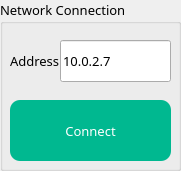
   <widget class="QGroupBox" name="GB_NETWORK">
    <property name="geometry">
     <rect>
      <x>10</x>
      <y>10</y>
      <width>181</width>
      <height>171</height>
     </rect>
    </property>
    <property name="font">
     <font>
      <family>나눔스퀘어 네오 Regular</family>
      <pointsize>10</pointsize>
     </font>
    </property>
    <property name="title">
     <string>Network Connection</string>
    </property>
    <widget class="QPushButton" name="BTN_CONNECT_ROS">
     <property name="geometry">
      <rect>
       <x>10</x>
       <y>100</y>
       <width>161</width>
       <height>61</height>
      </rect>
     </property>
     <property name="minimumSize">
      <size>
       <width>0</width>
       <height>40</height>
      </size>
     </property>
     <property name="font">
      <font>
       <family>나눔스퀘어 네오 Heavy</family>
      </font>
     </property>
     <property name="styleSheet">
      <string notr="true">background-color: rgb(0, 184, 144);
color: rgb(255, 255, 255);
border-radius: 10px;</string>
     </property>
     <property name="text">
      <string>Connect</string>
     </property>
    </widget>
    <widget class="QWidget" name="horizontalLayoutWidget">
     <property name="geometry">
      <rect>
       <x>10</x>
       <y>40</y>
       <width>161</width>
       <height>42</height>
      </rect>
     </property>
     <layout class="QHBoxLayout" name="horizontalLayout">
      <property name="spacing">
       <number>0</number>
      </property>
      <item>
       <widget class="QLabel" name="label">
        <property name="font">
         <font>
          <family>나눔스퀘어 네오 Regular</family>
         </font>
        </property>
        <property name="text">
         <string>Address</string>
        </property>
       </widget>
      </item>
      <item>
       <widget class="QLineEdit" name="IP_ADDRESS">
        <property name="sizePolicy">
         <sizepolicy hsizetype="Preferred" vsizetype="Preferred">
          <horstretch>0</horstretch>
          <verstretch>0</verstretch>
         </sizepolicy>
        </property>
        <property name="minimumSize">
         <size>
          <width>0</width>
          <height>0</height>
         </size>
        </property>
        <property name="font">
         <font>
          <family>나눔스퀘어 네오 Regular</family>
         </font>
        </property>
        <property name="text">
         <string>10.0.2.7</string>
        </property>
       </widget>
      </item>
     </layout>
    </widget>
   </widget>
